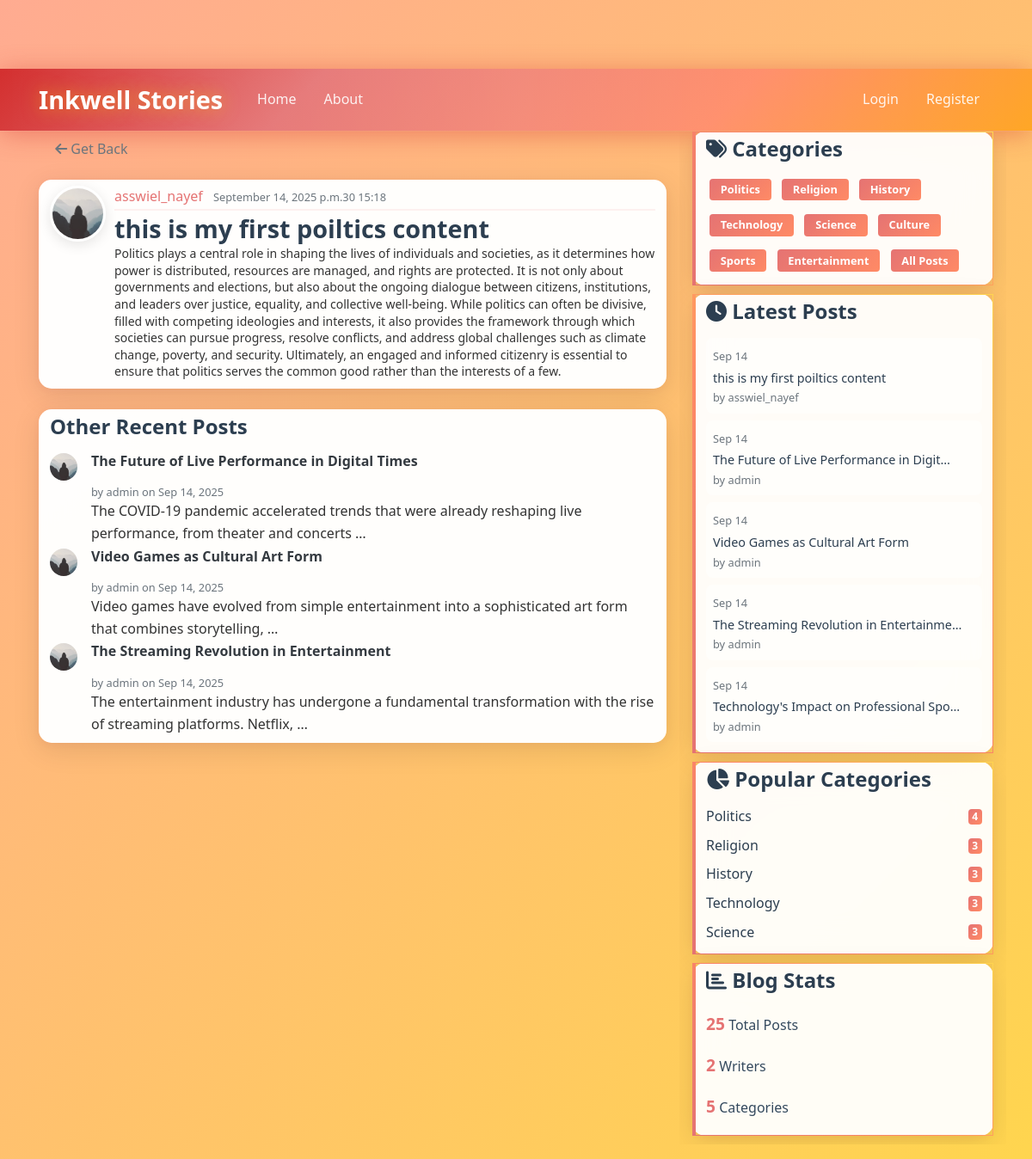
/post/46/, run on an earlier commit of the app's database.
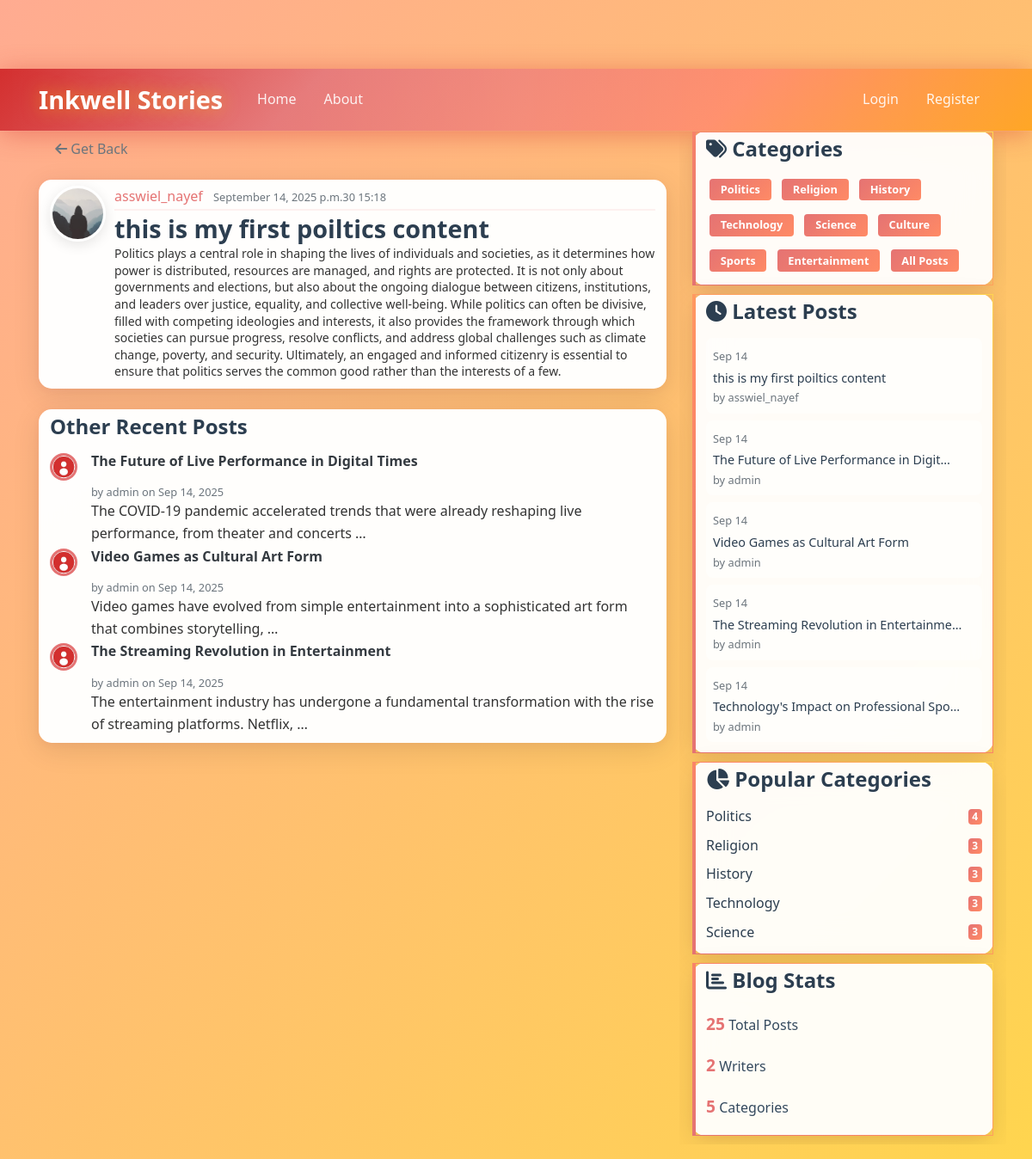
And on a later commit of the database.
### blog/models.py (models this page shows, shortened)
class Post(models.Model):
    CATEGORY_CHOICES = [
        ('politics', 'Politics'),
        ('religion', 'Religion'),
        ('history', 'History'),
        ('technology', 'Technology'),
        ('science', 'Science'),
        ('culture', 'Culture'),
        ('sports', 'Sports'),
        ('entertainment', 'Entertainment'),
        ('other', 'Something else'),
    ]
    title = models.CharField(max_length=100)
    content = models.TextField()
    category = models.CharField(max_length=20, choices=CATEGORY_CHOICES, default='other')
    custom_category = models.CharField(max_length=50, blank=True, null=True, help_text="Enter a custom category if 'Something else' is selected")
    date_posted = models.DateTimeField(default = timezone.now) #when the object is createsd we will assigne the current time to it
    author = models.ForeignKey(User, on_delete=models.CASCADE) # if user is deleted their posts will be delted as well

### users/models.py (models this page shows, shortened)
class Profile(models.Model):
    user = models.OneToOneField(User, on_delete=models.CASCADE) #when deleting user profile will be dleted also
    image = models.ImageField(default='default.jpg', upload_to='profile_pic')

### blog/views.py (the view)
# urls.py: path('post/<int:pk>/', views.post_detail , name='post-detail'),
def post_detail(request, pk):
    post = get_object_or_404(Post, pk=pk)
    author_posts = Post.objects.filter(author=post.author).exclude(pk=pk).order_by('-date_posted')[:3]
    related_posts = Post.objects.exclude(pk=pk).exclude(author=post.author).order_by('-date_posted')[:3]
    context = {
        'post': post,
        'author_posts': author_posts,
        'related_posts': related_posts,
    }
    return render(request, 'blog/post_detail.html', context)

### blog/templates/blog/post_detail.html (shortened to what this page needs)
{% extends "blog/base.html" %}
{% block content %}
<div class="mb-3">
    <a href="javascript:history.back()" class="btn btn-outline-secondary">
        <i class="fas fa-arrow-left"></i> Get Back
    </a>
</div>
<article class="media content-section">
    <img class="rounded-circle article-img" src="{{ post.author.profile.image.url }}" alt="Author Profile">
    <div class="media-body">
        <div class="article-metadata">
            <a class="mr-2" href="#">{{ post.author }}</a>
            <small class="text-muted">{{ post.date_posted|date:"F d, Y at H:i" }}</small>
        </div>
        <h2 class="article-title">{{ post.title }}</h2>
        <div class="article-content">{{ post.content|linebreaks }}</div>
    </div>
</article>
{% if related_posts %}
<div class="content-section mt-4">
    <h4 class="mb-3">Other Recent Posts</h4>
    {% for related_post in related_posts %}
        <div class="media mb-3">
            <img class="rounded-circle mr-3" src="{{ related_post.author.profile.image.url }}" width="32" height="32" alt="Author">
            <div class="media-body">
                <h6 class="mt-0">
                    <a href="{% url 'post-detail' related_post.pk %}" class="text-dark">{{ related_post.title }}</a>
                </h6>
                <small class="text-muted">by {{ related_post.author }} on {{ related_post.date_posted|date:"M d, Y" }}</small>
                <p class="mb-1">{{ related_post.content|truncatewords:15 }}</p>
            </div>
        </div>
    {% endfor %}
</div>
{% endif %}
{% endblock content %}

### blog/templates/blog/base.html (shortened to what the changed rows need)
{% load static %}
<!DOCTYPE html>
<html>
<head>
    <link rel="stylesheet" href="https://maxcdn.bootstrapcdn.com/bootstrap/4.0.0/css/bootstrap.min.css">
    <link rel="stylesheet" href="https://cdnjs.cloudflare.com/ajax/libs/font-awesome/6.0.0/css/all.min.css">
    <link rel="stylesheet" type="text/css" href="{% static 'blog/main.css' %}">
</head>
<body>
    <main role="main" class="container">
      <div class="row">
        <div class="col-md-8">
          {% block content %}{% endblock %}
        </div>
        <div class="col-md-4">
          <div class="content-section mb-3">
            <div class="latest-posts">
              {% for post in latest_posts %}
              <div class="latest-post-item mb-2">
                <small class="text-muted">{{ post.date_posted|date:"M d" }}</small>
                <br>
                <a href="{% url 'post-detail' post.pk %}" class="latest-post-title">{{ post.title|truncatechars:40 }}</a>
                <small class="text-muted d-block">by {{ post.author.username }}</small>
              </div>
              {% empty %}
              <p class="text-muted">No posts yet.</p>
              {% endfor %}
            </div>
          </div>
        </div>
      </div>
    </main>
</body>
</html>

What changed in the data, as far as the page shows it:
changed through a linked row, Post "The Future of Live Performance in Digital Times": author.profile.image: picture added in place of a placeholder
changed through a linked row, Post "Video Games as Cultural Art Form": author.profile.image: picture added in place of a placeholder
changed through a linked row, Post "The Streaming Revolution in Entertainment": author.profile.image: picture added in place of a placeholder
